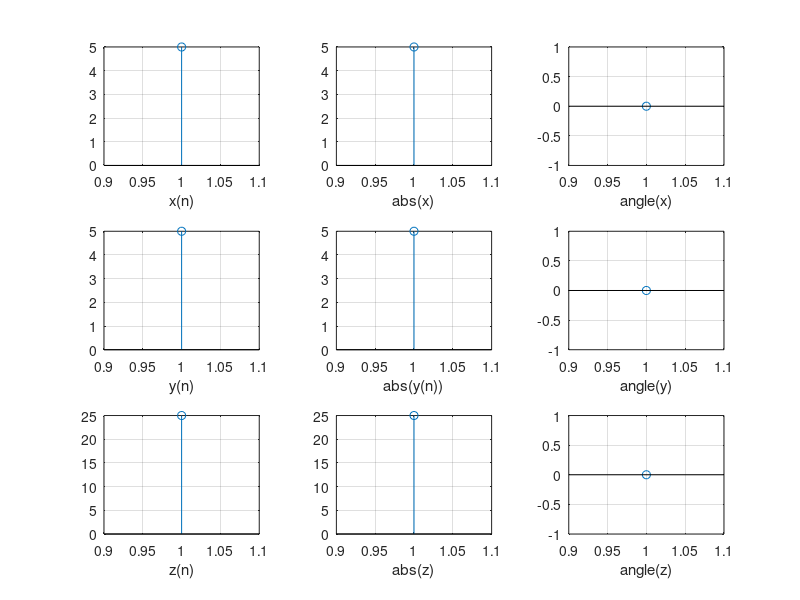

The MATLAB script that drew this image:
clc;
clear;
close;
x=input('enter x(n)');
y=input('enter y(n)');
m=length(x);
n=length(y);
N=max(m,n);
x=[x,zeros(1,N-m)];
y=[y,zeros(1,N-n)];
for a=1:N
    for b=1:N
        w(a,b)=exp((-i*2*pi*(a-1)*(b-1))/N);
    end
end
X=x*w;
Y=y*w;
Z1=X.*Y;
Z=Z1/N;
z=Z*conj(w);
disp(z);
subplot(3,3,1);
stem(x);
grid on;
xlabel('x(n)');
subplot(3,3,2);
stem(abs(x));
grid on;
xlabel('abs(x)');
subplot(3,3,3);
stem(angle(x));

grid on;
xlabel('angle(x)');
subplot(3,3,4);
stem(y);
grid on;
xlabel('y(n)');
subplot(3,3,5);

stem(abs(y));
grid on;
xlabel('abs(y(n))');
subplot(3,3,6);
stem(angle(y));
grid on;
xlabel('angle(y)');
subplot(3,3,7);
stem(z);
grid on;
xlabel('z(n)')
subplot(3,3,8);
stem(abs(z));
grid on;
xlabel('abs(z)');
subplot(3,3,9);
stem(angle(z));
grid on;
xlabel('angle(z)');